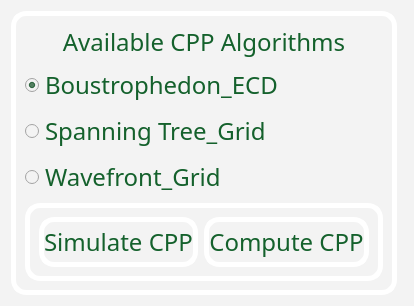
               <widget class="QFrame" name="barra_titulo">
                <property name="minimumSize">
                 <size>
                  <width>0</width>
                  <height>0</height>
                 </size>
                </property>
                <property name="maximumSize">
                 <size>
                  <width>16777215</width>
                  <height>16777215</height>
                 </size>
                </property>
                <property name="styleSheet">
                 <string notr="true">background-color: rgb(243, 243, 243);</string>
                </property>
                <property name="frameShape">
                 <enum>QFrame::NoFrame</enum>
                </property>
                <property name="frameShadow">
                 <enum>QFrame::Raised</enum>
                </property>
                <layout class="QHBoxLayout" name="horizontalLayout_8">
                 <item>
                  <widget class="QFrame" name="frame_title">
                   <property name="frameShape">
                    <enum>QFrame::NoFrame</enum>
                   </property>
                   <property name="frameShadow">
                    <enum>QFrame::Raised</enum>
                   </property>
                   <layout class="QHBoxLayout" name="horizontalLayout">
                    <property name="spacing">
                     <number>0</number>
                    </property>
                    <property name="leftMargin">
                     <number>0</number>
                    </property>
                    <property name="topMargin">
                     <number>0</number>
                    </property>
                    <property name="rightMargin">
                     <number>0</number>
                    </property>
                    <property name="bottomMargin">
                     <number>0</number>
                    </property>
                    <item>
                     <widget class="QFrame" name="frame_7">
                      <property name="styleSheet">
                       <string notr="true">QFrame{
	border: 5px solid rgb(255, 255, 255);
	border-radius: 15px;
	color: rgb(252, 175, 62);
}
QFrame:hover{
  border: 5px solid #f9aa33;
	color: rgb(255, 255, 255);
}</string>
                      </property>
                      <property name="frameShape">
                       <enum>QFrame::NoFrame</enum>
                      </property>
                      <property name="frameShadow">
                       <enum>QFrame::Raised</enum>
                      </property>
                      <layout class="QVBoxLayout" name="verticalLayout_3">
                       <item>
                        <widget class="QLabel" name="label_3">
                         <property name="sizePolicy">
                          <sizepolicy hsizetype="Preferred" vsizetype="Preferred">
                           <horstretch>0</horstretch>
                           <verstretch>0</verstretch>
                          </sizepolicy>
                         </property>
                         <property name="font">
                          <font>
                           <family>Uroob</family>
                           <pointsize>18</pointsize>
                          </font>
                         </property>
                         <property name="styleSheet">
                          <string notr="true">border:none;
color: rgb(20, 97, 44);</string>
                         </property>
                         <property name="text">
                          <string>Available CPP Algorithms</string>
                         </property>
                         <property name="alignment">
                          <set>Qt::AlignCenter</set>
                         </property>
                         <property name="wordWrap">
                          <bool>true</bool>
                         </property>
                        </widget>
                       </item>
                       <item>
                        <widget class="QRadioButton" name="radioButtonBCD">
                         <property name="sizePolicy">
                          <sizepolicy hsizetype="Preferred" vsizetype="Preferred">
                           <horstretch>0</horstretch>
                           <verstretch>0</verstretch>
                          </sizepolicy>
                         </property>
                         <property name="font">
                          <font>
                           <family>Uroob</family>
                           <pointsize>18</pointsize>
                          </font>
                         </property>
                         <property name="layoutDirection">
                          <enum>Qt::LeftToRight</enum>
                         </property>
                         <property name="styleSheet">
                          <string notr="true">color: rgb(20, 97, 44);</string>
                         </property>
                         <property name="text">
                          <string>Boustrophedon_ECD</string>
                         </property>
                         <property name="checked">
                          <bool>true</bool>
                         </property>
                        </widget>
                       </item>
                       <item>
                        <widget class="QRadioButton" name="radioButtonSTC">
                         <property name="sizePolicy">
                          <sizepolicy hsizetype="Preferred" vsizetype="Preferred">
                           <horstretch>0</horstretch>
                           <verstretch>0</verstretch>
                          </sizepolicy>
                         </property>
                         <property name="font">
                          <font>
                           <family>Uroob</family>
                           <pointsize>18</pointsize>
                          </font>
                         </property>
                         <property name="layoutDirection">
                          <enum>Qt::LeftToRight</enum>
                         </property>
                         <property name="styleSheet">
                          <string notr="true">color: rgb(20, 97, 44);</string>
                         </property>
                         <property name="text">
                          <string>Spanning Tree_Grid</string>
                         </property>
                        </widget>
                       </item>
                       <item>
                        <widget class="QRadioButton" name="radioButtonWave">
                         <property name="sizePolicy">
                          <sizepolicy hsizetype="Preferred" vsizetype="Preferred">
                           <horstretch>0</horstretch>
                           <verstretch>0</verstretch>
                          </sizepolicy>
                         </property>
                         <property name="font">
                          <font>
                           <family>Uroob</family>
                           <pointsize>18</pointsize>
                          </font>
                         </property>
                         <property name="layoutDirection">
                          <enum>Qt::LeftToRight</enum>
                         </property>
                         <property name="styleSheet">
                          <string notr="true">color: rgb(20, 97, 44);
</string>
                         </property>
                         <property name="text">
                          <string>Wavefront_Grid</string>
                         </property>
                        </widget>
                       </item>
                       <item>
                        <widget class="QFrame" name="frame_9">
                         <property name="frameShape">
                          <enum>QFrame::StyledPanel</enum>
                         </property>
                         <property name="frameShadow">
                          <enum>QFrame::Raised</enum>
                         </property>
                         <layout class="QHBoxLayout" name="horizontalLayout_13">
                          <item>
                           <widget class="QPushButton" name="pushButtonSimulacion">
                            <property name="sizePolicy">
                             <sizepolicy hsizetype="Preferred" vsizetype="Preferred">
                              <horstretch>0</horstretch>
                              <verstretch>0</verstretch>
                             </sizepolicy>
                            </property>
                            <property name="font">
                             <font>
                              <family>Uroob</family>
                              <pointsize>18</pointsize>
                             </font>
                            </property>
                            <property name="styleSheet">
                             <string notr="true">QPushButton{
	border: 5px solid  rgb(255, 255, 255);
	border-radius: 15px;
	color: rgb(20, 97, 44);
}
QPushButton:hover{
  border: 5px solid #ffffff;
  color: rgb(255, 255, 255);
}</string>
                            </property>
                            <property name="text">
                             <string>Simulate CPP</string>
                            </property>
                           </widget>
                          </item>
                          <item>
                           <widget class="QPushButton" name="btn_CalcularRuta">
                            <property name="sizePolicy">
                             <sizepolicy hsizetype="Preferred" vsizetype="Preferred">
                              <horstretch>0</horstretch>
                              <verstretch>0</verstretch>
                             </sizepolicy>
                            </property>
                            <property name="minimumSize">
                             <size>
                              <width>100</width>
                              <height>50</height>
                             </size>
                            </property>
                            <property name="font">
                             <font>
                              <family>Uroob</family>
                              <pointsize>18</pointsize>
                             </font>
                            </property>
                            <property name="styleSheet">
                             <string notr="true">QPushButton{
	border: 5px solid rgb(255, 255, 255);
	border-radius: 15px;
	color: rgb(20, 97, 44);
}
QPushButton:hover{
  border: 5px solid #ffffff;
	color: rgb(255, 255, 255);
}</string>
                            </property>
                            <property name="text">
                             <string>Compute CPP</string>
                            </property>
                           </widget>
                          </item>
                         </layout>
                        </widget>
                       </item>
                      </layout>
                     </widget>
                    </item>
                   </layout>
                  </widget>
                 </item>
                 <item>
                  <widget class="QFrame" name="ParmetrosCPP">
                   <property name="styleSheet">
                    <string notr="true">QFrame{
	border: 5px solid rgb(255, 255, 255);
	border-radius: 15px;
	color: rgb(252, 175, 62);
}
QFrame:hover{
  border: 5px solid #f9aa33;
}</string>
                   </property>
                   <property name="frameShape">
                    <enum>QFrame::StyledPanel</enum>
                   </property>
                   <property name="frameShadow">
                    <enum>QFrame::Raised</enum>
                   </property>
                   <widget class="QFrame" name="frame_13">
                    <property name="geometry">
                     <rect>
                      <x>20</x>
                      <y>140</y>
                      <width>251</width>
                      <height>51</height>
                     </rect>
                    </property>
                    <property name="sizePolicy">
                     <sizepolicy hsizetype="Expanding" vsizetype="Expanding">
                      <horstretch>0</horstretch>
                      <verstretch>0</verstretch>
                     </sizepolicy>
                    </property>
                    <property name="styleSheet">
                     <string notr="true">border:none;</string>
                    </property>
                    <property name="frameShape">
                     <enum>QFrame::NoFrame</enum>
                    </property>
                    <property name="frameShadow">
                     <enum>QFrame::Raised</enum>
                    </property>
                    <layout class="QHBoxLayout" name="horizontalLayout_10">
                     <property name="spacing">
                      <number>0</number>
                     </property>
                     <property name="leftMargin">
                      <number>0</number>
                     </property>
                     <property name="topMargin">
                      <number>0</number>
                     </property>
                     <property name="rightMargin">
                      <number>0</number>
                     </property>
                     <property name="bottomMargin">
                      <number>0</number>
                     </property>
                     <item>
                      <widget class="QSlider" name="sliderAltura">
                       <property name="sizePolicy">
                        <sizepolicy hsizetype="Preferred" vsizetype="Preferred">
                         <horstretch>0</horstretch>
                         <verstretch>0</verstretch>
                        </sizepolicy>
                       </property>
                       <property name="styleSheet">
                        <string notr="true">color: #f9aa33;</string>
                       </property>
                       <property name="maximum">
                        <number>100</number>
                       </property>
                       <property name="orientation">
                        <enum>Qt::Horizontal</enum>
                       </property>
                      </widget>
                     </item>
                     <item>
                      <widget class="QLabel" name="labelAltura">
                       <property name="sizePolicy">
                        <sizepolicy hsizetype="Preferred" vsizetype="Preferred">
                         <horstretch>0</horstretch>
                         <verstretch>0</verstretch>
                        </sizepolicy>
                       </property>
                       <property name="font">
                        <font>
                         <family>Uroob</family>
                         <pointsize>18</pointsize>
                         <weight>50</weight>
                         <bold>false</bold>
                         <kerning>true</kerning>
                        </font>
                       </property>
                       <property name="styleSheet">
                        <string notr="true">border:none;
color: rgb(20, 97, 44);</string>
                       </property>
                       <property name="text">
                        <string>Height</string>
                       </property>
                       <property name="alignment">
                        <set>Qt::AlignCenter</set>
                       </property>
                      </widget>
                     </item>
                     <item>
                      <widget class="QLabel" name="AlturaParametro">
                       <property name="sizePolicy">
                        <sizepolicy hsizetype="Preferred" vsizetype="Preferred">
                         <horstretch>0</horstretch>
                         <verstretch>0</verstretch>
                        </sizepolicy>
                       </property>
                       <property name="font">
                        <font>
                         <family>Uroob</family>
                         <pointsize>18</pointsize>
                        </font>
                       </property>
                       <property name="styleSheet">
                        <string notr="true">border:none;
color: rgb(85, 87, 83);</string>
                       </property>
                       <property name="text">
                        <string>   0</string>
                       </property>
                       <property name="alignment">
                        <set>Qt::AlignCenter</set>
                       </property>
                      </widget>
                     </item>
                     <item>
                      <widget class="QLabel" name="label_altura_unidades">
                       <property name="font">
                        <font>
                         <family>Uroob</family>
                         <pointsize>18</pointsize>
                        </font>
                       </property>
                       <property name="styleSheet">
                        <string notr="true">border:none;
color: rgb(85, 87, 83);</string>
                       </property>
                       <property name="text">
                        <string>m</string>
                       </property>
                       <property name="alignment">
                        <set>Qt::AlignCenter</set>
                       </property>
                      </widget>
                     </item>
                    </layout>
                   </widget>
                   <widget class="QFrame" name="frame_14">
                    <property name="geometry">
                     <rect>
                      <x>20</x>
                      <y>80</y>
                      <width>247</width>
                      <height>41</height>
                     </rect>
                    </property>
                    <property name="sizePolicy">
                     <sizepolicy hsizetype="Expanding" vsizetype="Expanding">
                      <horstretch>0</horstretch>
                      <verstretch>0</verstretch>
                     </sizepolicy>
                    </property>
                    <property name="styleSheet">
                     <string notr="true">border:none;</string>
                    </property>
                    <property name="frameShape">
                     <enum>QFrame::NoFrame</enum>
                    </property>
                    <property name="frameShadow">
                     <enum>QFrame::Raised</enum>
                    </property>
                    <layout class="QHBoxLayout" name="horizontalLayout_11">
                     <property name="spacing">
                      <number>0</number>
                     </property>
                     <property name="leftMargin">
                      <number>0</number>
                     </property>
                     <property name="topMargin">
                      <number>0</number>
                     </property>
                     <property name="rightMargin">
                      <number>0</number>
                     </property>
                     <property name="bottomMargin">
                      <number>0</number>
                     </property>
                     <item>
                      <widget class="QSlider" name="sliderVelocidad">
                       <property name="enabled">
                        <bool>true</bool>
                       </property>
                       <property name="sizePolicy">
                        <sizepolicy hsizetype="Preferred" vsizetype="Preferred">
                         <horstretch>0</horstretch>
                         <verstretch>0</verstretch>
                        </sizepolicy>
                       </property>
                       <property name="styleSheet">
                        <string notr="true">color: #f9aa33;</string>
                       </property>
                       <property name="maximum">
                        <number>100</number>
                       </property>
                       <property name="pageStep">
                        <number>5</number>
                       </property>
                       <property name="orientation">
                        <enum>Qt::Horizontal</enum>
                       </property>
                      </widget>
                     </item>
                     <item>
                      <widget class="QLabel" name="label_VelocidadDeseada">
                       <property name="font">
                        <font>
                         <family>Uroob</family>
                         <pointsize>18</pointsize>
                        </font>
                       </property>
                       <property name="styleSheet">
                        <string notr="true">border:none;
color: rgb(20, 97, 44);</string>
                       </property>
                       <property name="text">
                        <string>Speed</string>
                       </property>
                       <property name="alignment">
                        <set>Qt::AlignCenter</set>
                       </property>
                      </widget>
                     </item>
                     <item>
                      <widget class="QLabel" name="velocidadParametro">
                       <property name="sizePolicy">
                        <sizepolicy hsizetype="Preferred" vsizetype="Preferred">
                         <horstretch>0</horstretch>
                         <verstretch>0</verstretch>
                        </sizepolicy>
                       </property>
                       <property name="font">
                        <font>
                         <family>Uroob</family>
                         <pointsize>18</pointsize>
                        </font>
                       </property>
                       <property name="styleSheet">
                        <string notr="true">border:none;
color: rgb(85, 87, 83);</string>
                       </property>
                       <property name="text">
                        <string> 0</string>
                       </property>
                       <property name="alignment">
                        <set>Qt::AlignCenter</set>
                       </property>
                      </widget>
                     </item>
                     <item>
                      <widget class="QLabel" name="label_unidades_velocidad">
                       <property name="font">
                        <font>
                         <family>Uroob</family>
                         <pointsize>18</pointsize>
                        </font>
                       </property>
                       <property name="styleSheet">
                        <string notr="true">border:none;
color: rgb(85, 87, 83);</string>
                       </property>
                       <property name="text">
                        <string>m/s</string>
                       </property>
                       <property name="alignment">
                        <set>Qt::AlignCenter</set>
                       </property>
                      </widget>
                     </item>
                    </layout>
                   </widget>
                   <widget class="QFrame" name="frame_15">
                    <property name="geometry">
                     <rect>
                      <x>20</x>
                      <y>110</y>
                      <width>251</width>
                      <height>41</height>
                     </rect>
                    </property>
                    <property name="sizePolicy">
                     <sizepolicy hsizetype="Expanding" vsizetype="Expanding">
                      <horstretch>0</horstretch>
                      <verstretch>0</verstretch>
                     </sizepolicy>
                    </property>
                    <property name="styleSheet">
                     <string notr="true">border:none;</string>
                    </property>
                    <property name="frameShape">
                     <enum>QFrame::NoFrame</enum>
                    </property>
                    <property name="frameShadow">
                     <enum>QFrame::Raised</enum>
                    </property>
                    <layout class="QHBoxLayout" name="horizontalLayout_12">
                     <property name="spacing">
                      <number>0</number>
                     </property>
                     <property name="leftMargin">
                      <number>0</number>
                     </property>
                     <property name="topMargin">
                      <number>0</number>
                     </property>
                     <property name="rightMargin">
                      <number>0</number>
                     </property>
                     <property name="bottomMargin">
                      <number>0</number>
                     </property>
                     <item>
                      <widget class="QSlider" name="sliderAnchoLineas">
                       <property name="sizePolicy">
                        <sizepolicy hsizetype="Preferred" vsizetype="Preferred">
                         <horstretch>0</horstretch>
                         <verstretch>0</verstretch>
                        </sizepolicy>
                       </property>
                       <property name="styleSheet">
                        <string notr="true">color: #f9aa33;</string>
                       </property>
                       <property name="maximum">
                        <number>20</number>
                       </property>
                       <property name="orientation">
                        <enum>Qt::Horizontal</enum>
                       </property>
                      </widget>
                     </item>
                     <item>
                      <widget class="QLabel" name="label_ancho">
                       <property name="font">
                        <font>
                         <family>Uroob</family>
                         <pointsize>18</pointsize>
                        </font>
                       </property>
                       <property name="styleSheet">
                        <string notr="true">border:none;
color: rgb(20, 97, 44);</string>
                       </property>
                       <property name="text">
                        <string>Width</string>
                       </property>
                       <property name="alignment">
                        <set>Qt::AlignCenter</set>
                       </property>
                      </widget>
                     </item>
                     <item>
                      <widget class="QLabel" name="anchoLineasParametro">
                       <property name="sizePolicy">
                        <sizepolicy hsizetype="Preferred" vsizetype="Preferred">
                         <horstretch>0</horstretch>
                         <verstretch>0</verstretch>
                        </sizepolicy>
                       </property>
                       <property name="font">
                        <font>
                         <family>Uroob</family>
                         <pointsize>18</pointsize>
                        </font>
                       </property>
                       <property name="styleSheet">
                        <string notr="true">border:none;
color: rgb(85, 87, 83);</string>
                       </property>
                       <property name="text">
                        <string>   0</string>
                       </property>
                       <property name="alignment">
                        <set>Qt::AlignCenter</set>
                       </property>
                      </widget>
                     </item>
                     <item>
                      <widget class="QLabel" name="label_unidades_distancia_2">
                       <property name="font">
                        <font>
                         <family>Uroob</family>
                         <pointsize>18</pointsize>
                        </font>
                       </property>
                       <property name="styleSheet">
                        <string notr="true">border:none;
color: rgb(85, 87, 83);</string>
                       </property>
                       <property name="text">
                        <string>m</string>
                       </property>
                       <property name="alignment">
                        <set>Qt::AlignCenter</set>
                       </property>
                      </widget>
                     </item>
                    </layout>
                   </widget>
                   <widget class="QFrame" name="frame_16">
                    <property name="geometry">
                     <rect>
                      <x>10</x>
                      <y>20</y>
                      <width>233</width>
                      <height>43</height>
                     </rect>
                    </property>
                    <property name="styleSheet">
                     <string notr="true">border:none;</string>
                    </property>
                    <property name="frameShape">
                     <enum>QFrame::NoFrame</enum>
                    </property>
                    <property name="frameShadow">
                     <enum>QFrame::Raised</enum>
                    </property>
                    <layout class="QHBoxLayout" name="horizontalLayout_14">
                     <item>
                      <widget class="QLabel" name="label_parametros_cpp">
                       <property name="sizePolicy">
                        <sizepolicy hsizetype="Expanding" vsizetype="Expanding">
                         <horstretch>0</horstretch>
                         <verstretch>0</verstretch>
                        </sizepolicy>
                       </property>
                       <property name="font">
                        <font>
                         <family>Uroob</family>
                         <pointsize>18</pointsize>
                        </font>
                       </property>
                       <property name="styleSheet">
                        <string notr="true">border:none;
color: rgb(20, 97, 44);</string>
                       </property>
                       <property name="text">
                        <string>CPP parameters</string>
                       </property>
                       <property name="alignment">
                        <set>Qt::AlignCenter</set>
                       </property>
                      </widget>
                     </item>
                    </layout>
                   </widget>
                  </widget>
                 </item>
                </layout>
               </widget>
